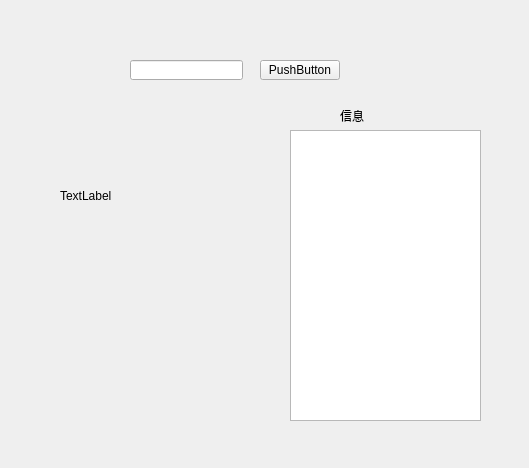
<?xml version="1.0" encoding="UTF-8"?>
<ui version="4.0">
 <class>Widget</class>
 <widget class="QWidget" name="Widget">
  <property name="geometry">
   <rect>
    <x>0</x>
    <y>0</y>
    <width>529</width>
    <height>468</height>
   </rect>
  </property>
  <property name="windowTitle">
   <string>Widget</string>
  </property>
  <widget class="QPushButton" name="pushButton">
   <property name="geometry">
    <rect>
     <x>260</x>
     <y>60</y>
     <width>80</width>
     <height>20</height>
    </rect>
   </property>
   <property name="text">
    <string>PushButton</string>
   </property>
  </widget>
  <widget class="QLineEdit" name="lineEdit">
   <property name="geometry">
    <rect>
     <x>130</x>
     <y>60</y>
     <width>113</width>
     <height>20</height>
    </rect>
   </property>
  </widget>
  <widget class="QLabel" name="label">
   <property name="geometry">
    <rect>
     <x>60</x>
     <y>100</y>
     <width>151</width>
     <height>191</height>
    </rect>
   </property>
   <property name="text">
    <string>TextLabel</string>
   </property>
  </widget>
  <widget class="QTextEdit" name="textEdit">
   <property name="geometry">
    <rect>
     <x>290</x>
     <y>130</y>
     <width>191</width>
     <height>291</height>
    </rect>
   </property>
  </widget>
  <widget class="QLabel" name="label_2">
   <property name="geometry">
    <rect>
     <x>340</x>
     <y>110</y>
     <width>54</width>
     <height>12</height>
    </rect>
   </property>
   <property name="text">
    <string>信息</string>
   </property>
  </widget>
 </widget>
 <layoutdefault spacing="6" margin="11"/>
 <resources/>
 <connections/>
</ui>
